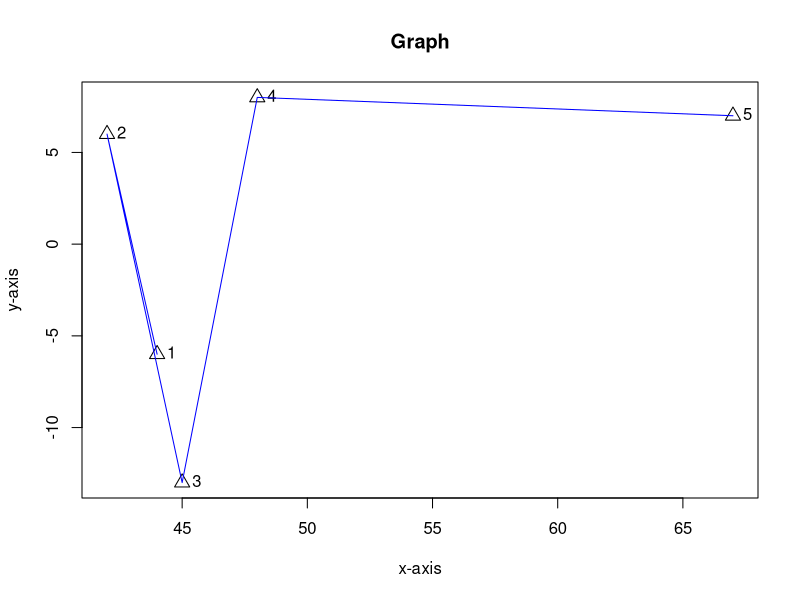

Source code (R):
num <- 0:10
matrix1 <- matrix(sample(num, 5*5, replace = TRUE), nrow = 5, ncol = 5)
matrix2 <- matrix(sample(num, 5*5, replace = TRUE), nrow = 5, ncol = 5)
my_function <- function(matrix1,matrix2){
  sum_matrix <- matrix1 + matrix2
  sub_matrix <- matrix1 - matrix2
  x <- rowSums(sum_matrix)
  y <- rowSums(sub_matrix)
  print(x)
  print(y)
  plot(x,y,main ="Graph",xlab ="x-axis",ylab ="y-axis",col="black",pch=24,cex=1.5)
  labels1 <- c(1,2,3,4,5)
  text(x,y,labels = labels1 , pos = 4, cex = 1)
  lines(x,y, type = "l", col = "blue")
  }
my_function(matrix1,matrix2)
